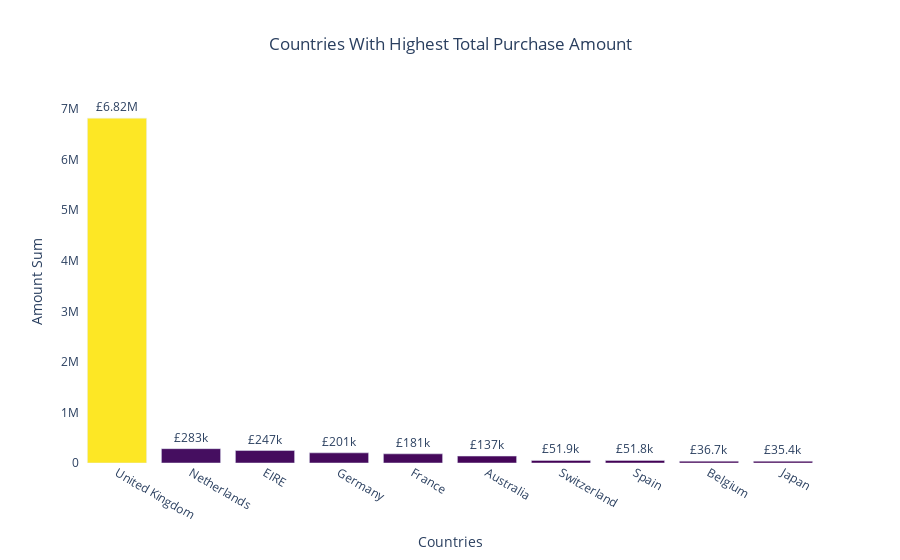

Source (notebook cell):
### Code cell
purchase = df.groupby(['Country'], as_index=False)['Total'].agg('sum')
most_purchase_countries = purchase.sort_values('Total', ascending=False).head(10)
fig = go.Figure(data=[
    go.Bar(x=most_purchase_countries['Country'].astype(str), 
           y=most_purchase_countries['Total'],
           marker={'color': most_purchase_countries['Total'],
                   'colorscale': 'viridis'})])
fig.update_traces(texttemplate='£%{y:.3s}', textposition='outside')
fig.update_layout(title='Countries With Highest Total Purchase Amount',
                  title_x=0.5,
                  xaxis_title="Countries",
                  yaxis_title="Amount Sum",
                  plot_bgcolor='white')
fig.show()

### Figure 1 — Plotly figure (JSON) as saved in the notebook; plotly's stock layout.template omitted (floating-point values rounded to 4 significant figures)
{"data": [{"marker": {"color": [6823000.0, 283500.0, 247000.0, 200800.0, 181500.0, 136990, 51860.0, 51770.0, 36660.0, 35420.0], "colorscale": [[0, "#440154"], [0.1111, "#482878"], [0.2222, "#3e4989"], [0.3333, "#31688e"], [0.4444, "#26828e"], [0.5556, "#1f9e89"], [0.6667, "#35b779"], [0.7778, "#6ece58"], [0.8889, "#b5de2b"], [1, "#fde725"]]}, "textposition": "outside", "texttemplate": "£%{y:.3s}", "type": "bar", "x": ["United Kingdom", "Netherlands", "EIRE", "Germany", "France", "Australia", "Switzerland", "Spain", "Belgium", "Japan"], "y": [6823000.0, 283500.0, 247000.0, 200800.0, 181500.0, 136990, 51860.0, 51770.0, 36660.0, 35420.0]}], "layout": {"plot_bgcolor": "white", "title": {"text": "Countries With Highest Total Purchase Amount", "x": 0.5}, "xaxis": {"title": {"text": "Countries"}}, "yaxis": {"title": {"text": "Amount Sum"}}}}
